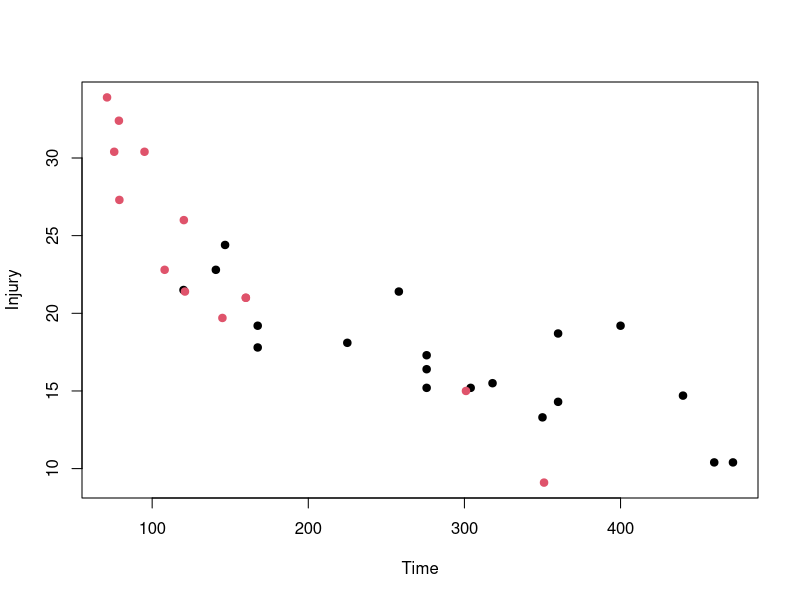
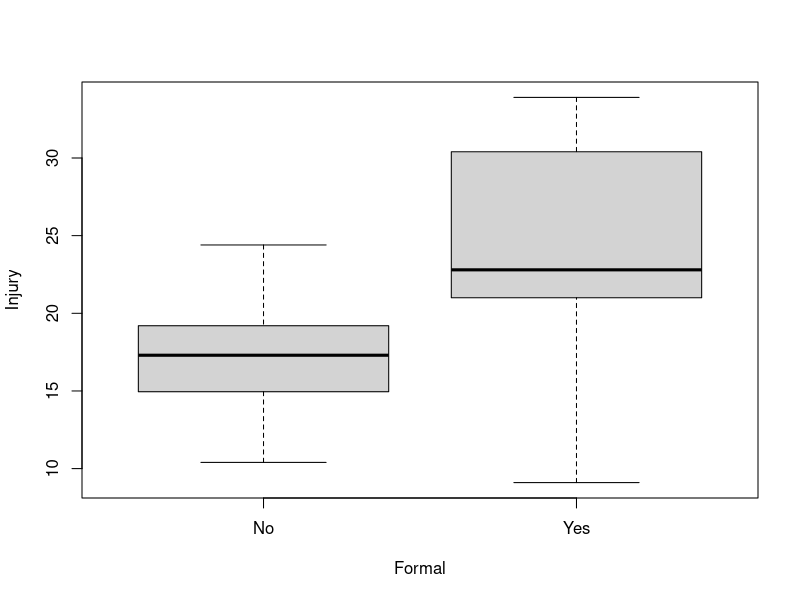
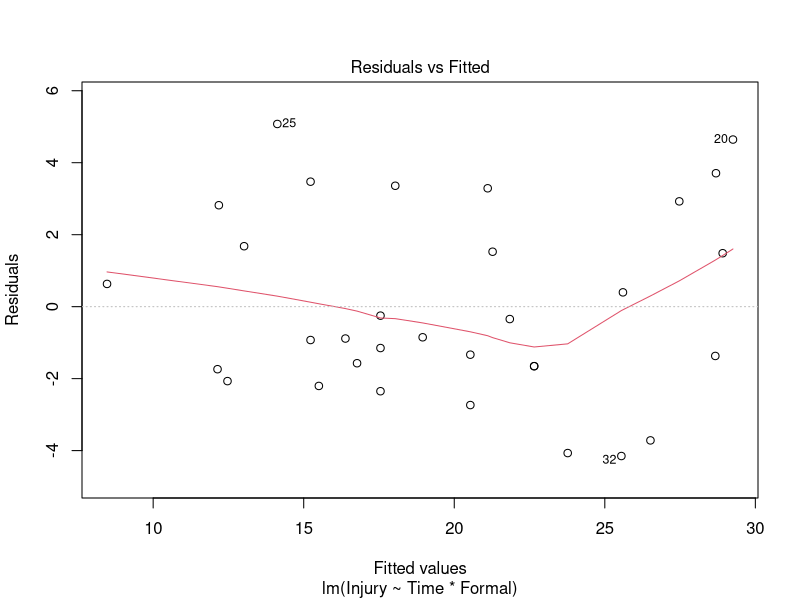
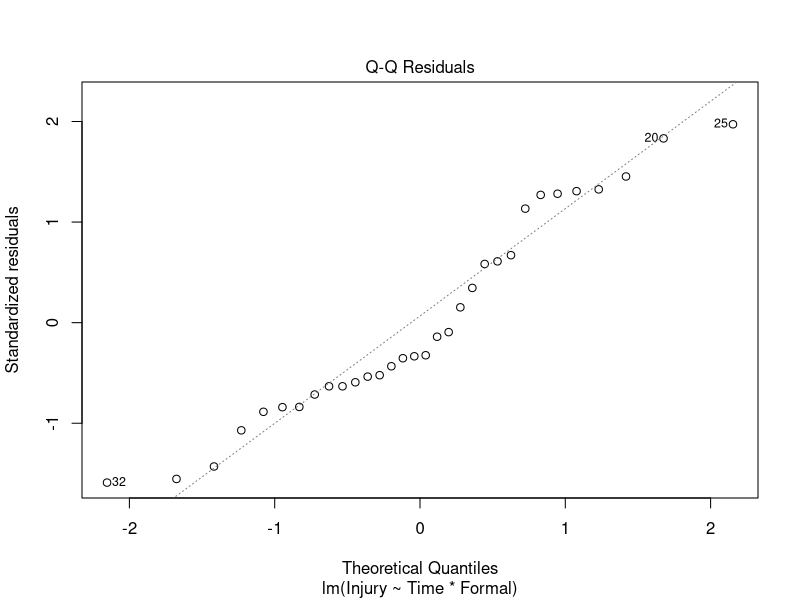
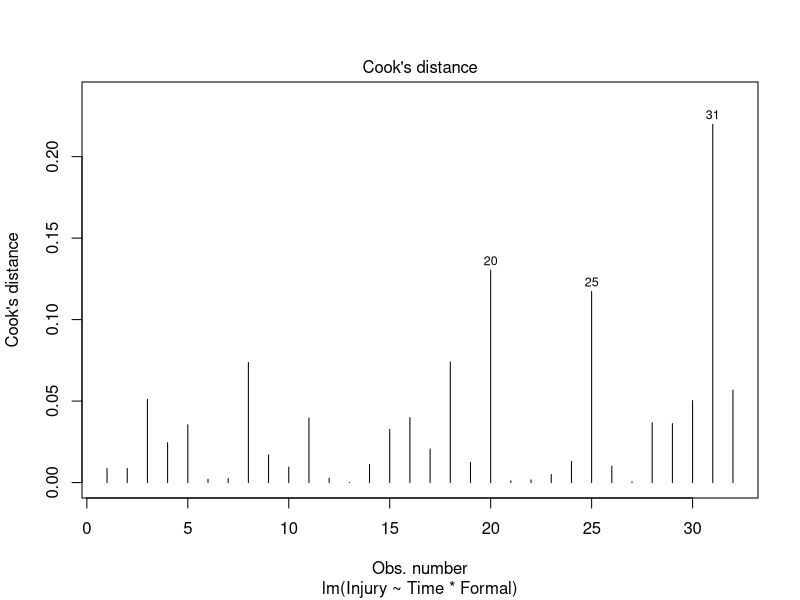
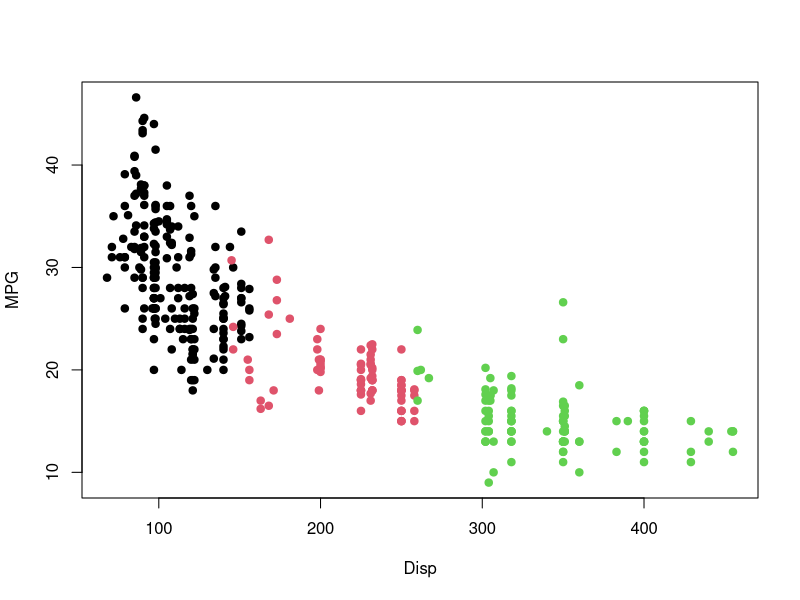
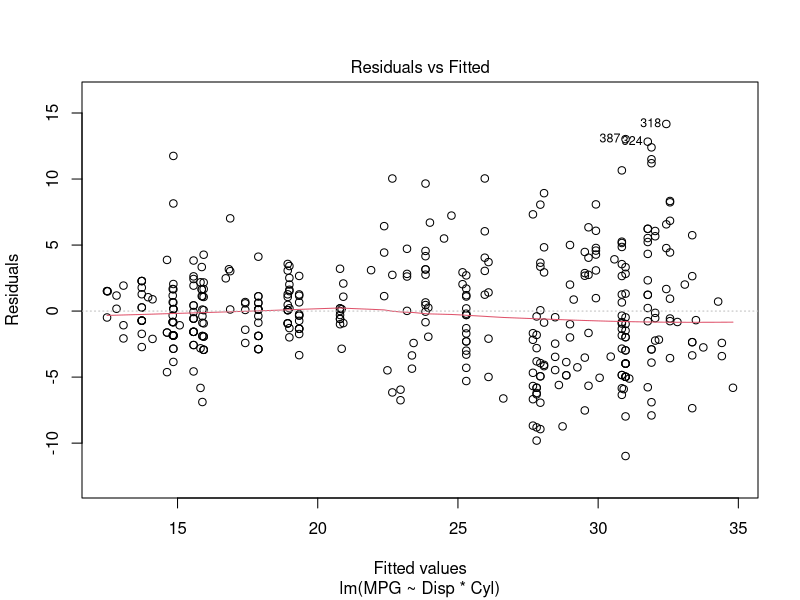
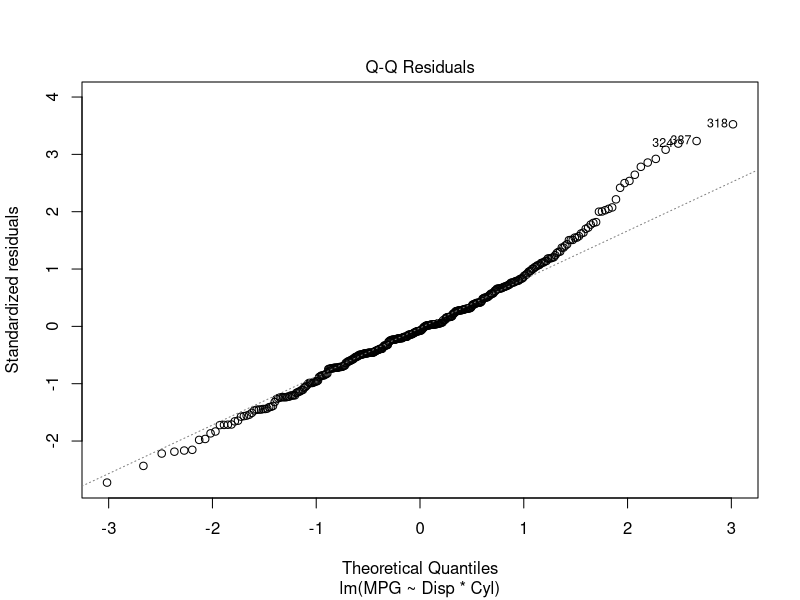

Reproduce these figures in R, in order.
#question1
#a)
training <- read.csv("training.csv")
head(training)
tail(training)
#b)
training$Formal <- as.factor(training$Formal)
plot(Injury~Time, 
     data=training, pch = 19, col = Formal)
boxplot(Injury ~ Formal, data = training)
#c)
training.lm1 <- lm(Injury ~ Time * Formal, data = training)
summary(training.lm1)
anova(training.lm1)
#d)
plot(training.lm1, which = 1)
plot(training.lm1, which = 2)
plot(training.lm1, which = 4)
#e)
#f)


#question2
#a)
autompg <- read.csv("autompg.csv")
autompg$Cyl <- as.factor(autompg$Cyl)
#b)
plot(MPG~Disp, 
     data=autompg, pch = 19, col = Cyl)
# black for the 4 cylinder cars, red for the 6 cylinder cars and 
# green for the 8 cylinder cars
#c)
cars.lm1 <- lm(MPG ~ Disp * Cyl, data = autompg)
summary(cars.lm1)
anova(cars.lm1)
#d)
plot(cars.lm1, which = 1)
plot(cars.lm1, which = 2)
plot(cars.lm1, which = 4)
